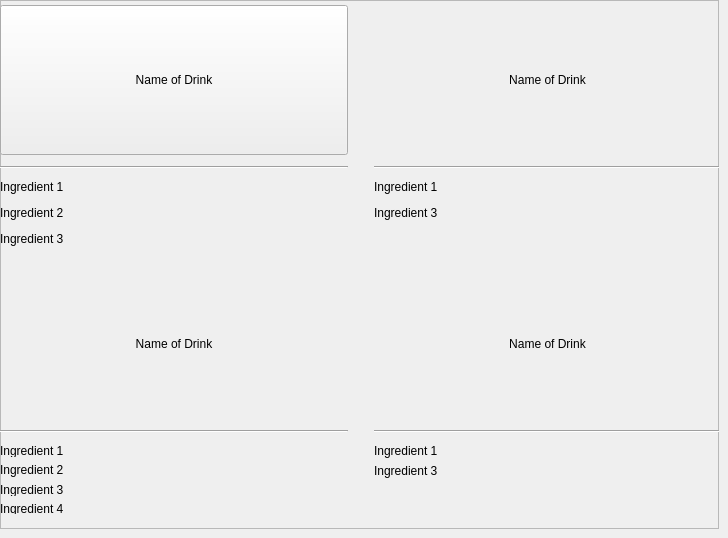
     <widget class="QWidget" name="page_4">
      <widget class="QFrame" name="frame">
       <property name="geometry">
        <rect>
         <x>0</x>
         <y>0</y>
         <width>719</width>
         <height>529</height>
        </rect>
       </property>
       <property name="frameShape">
        <enum>QFrame::StyledPanel</enum>
       </property>
       <property name="frameShadow">
        <enum>QFrame::Raised</enum>
       </property>
       <widget class="QWidget" name="gridLayoutWidget_4">
        <property name="geometry">
         <rect>
          <x>0</x>
          <y>0</y>
          <width>721</width>
          <height>531</height>
         </rect>
        </property>
        <layout class="QGridLayout" name="gridLayout_menu">
         <property name="sizeConstraint">
          <enum>QLayout::SetDefaultConstraint</enum>
         </property>
         <item row="1" column="2">
          <layout class="QVBoxLayout" name="verticalLayout_menuRecipe_12">
           <item>
            <widget class="QPushButton" name="pushButton">
             <property name="sizePolicy">
              <sizepolicy hsizetype="MinimumExpanding" vsizetype="Fixed">
               <horstretch>0</horstretch>
               <verstretch>0</verstretch>
              </sizepolicy>
             </property>
             <property name="minimumSize">
              <size>
               <width>0</width>
               <height>150</height>
              </size>
             </property>
             <property name="text">
              <string>Name of Drink</string>
             </property>
             <property name="flat">
              <bool>true</bool>
             </property>
            </widget>
           </item>
           <item>
            <widget class="Line" name="line_menuRecipe_12">
             <property name="orientation">
              <enum>Qt::Horizontal</enum>
             </property>
            </widget>
           </item>
           <item>
            <widget class="QWidget" name="widget_5" native="true">
             <property name="sizePolicy">
              <sizepolicy hsizetype="Preferred" vsizetype="Fixed">
               <horstretch>0</horstretch>
               <verstretch>0</verstretch>
              </sizepolicy>
             </property>
             <property name="minimumSize">
              <size>
               <width>0</width>
               <height>70</height>
              </size>
             </property>
             <widget class="QWidget" name="verticalLayoutWidget_7">
              <property name="geometry">
               <rect>
                <x>0</x>
                <y>0</y>
                <width>342</width>
                <height>71</height>
               </rect>
              </property>
              <layout class="QVBoxLayout" name="verticalLayout_ing_6">
               <property name="sizeConstraint">
                <enum>QLayout::SetMinAndMaxSize</enum>
               </property>
               <item>
                <widget class="QLabel" name="label_recipeIng1_5">
                 <property name="sizePolicy">
                  <sizepolicy hsizetype="Preferred" vsizetype="Fixed">
                   <horstretch>0</horstretch>
                   <verstretch>0</verstretch>
                  </sizepolicy>
                 </property>
                 <property name="minimumSize">
                  <size>
                   <width>0</width>
                   <height>13</height>
                  </size>
                 </property>
                 <property name="text">
                  <string>Ingredient 1</string>
                 </property>
                </widget>
               </item>
               <item>
                <widget class="QLabel" name="label_recipeIngDynamicLater2_5">
                 <property name="sizePolicy">
                  <sizepolicy hsizetype="Preferred" vsizetype="Fixed">
                   <horstretch>0</horstretch>
                   <verstretch>0</verstretch>
                  </sizepolicy>
                 </property>
                 <property name="minimumSize">
                  <size>
                   <width>0</width>
                   <height>13</height>
                  </size>
                 </property>
                 <property name="text">
                  <string>Ingredient 3</string>
                 </property>
                </widget>
               </item>
              </layout>
             </widget>
            </widget>
           </item>
          </layout>
         </item>
         <item row="0" column="0">
          <layout class="QVBoxLayout" name="verticalLayout_menuRecipe">
           <item>
            <widget class="QPushButton" name="pushButton_3">
             <property name="sizePolicy">
              <sizepolicy hsizetype="MinimumExpanding" vsizetype="Fixed">
               <horstretch>0</horstretch>
               <verstretch>0</verstretch>
              </sizepolicy>
             </property>
             <property name="minimumSize">
              <size>
               <width>0</width>
               <height>150</height>
              </size>
             </property>
             <property name="text">
              <string>Name of Drink</string>
             </property>
             <property name="flat">
              <bool>false</bool>
             </property>
            </widget>
           </item>
           <item>
            <widget class="Line" name="line_menuRecipe">
             <property name="orientation">
              <enum>Qt::Horizontal</enum>
             </property>
            </widget>
           </item>
           <item>
            <widget class="QLabel" name="label">
             <property name="sizePolicy">
              <sizepolicy hsizetype="Preferred" vsizetype="Maximum">
               <horstretch>0</horstretch>
               <verstretch>0</verstretch>
              </sizepolicy>
             </property>
             <property name="minimumSize">
              <size>
               <width>0</width>
               <height>70</height>
              </size>
             </property>
             <property name="maximumSize">
              <size>
               <width>16777214</width>
               <height>70</height>
              </size>
             </property>
             <property name="text">
              <string>&lt;html&gt;&lt;head/&gt;&lt;body&gt;&lt;p&gt;Ingredient 1&lt;/p&gt;&lt;p&gt;Ingredient 2&lt;/p&gt;&lt;p&gt;Ingredient 3&lt;/p&gt;&lt;/body&gt;&lt;/html&gt;</string>
             </property>
             <property name="alignment">
              <set>Qt::AlignLeading|Qt::AlignLeft|Qt::AlignTop</set>
             </property>
             <property name="margin">
              <number>5</number>
             </property>
            </widget>
           </item>
          </layout>
         </item>
         <item row="1" column="0">
          <layout class="QVBoxLayout" name="verticalLayout_menuRecipe_11">
           <item>
            <widget class="QPushButton" name="pushButton_2">
             <property name="sizePolicy">
              <sizepolicy hsizetype="MinimumExpanding" vsizetype="Fixed">
               <horstretch>0</horstretch>
               <verstretch>0</verstretch>
              </sizepolicy>
             </property>
             <property name="minimumSize">
              <size>
               <width>0</width>
               <height>150</height>
              </size>
             </property>
             <property name="text">
              <string>Name of Drink</string>
             </property>
             <property name="default">
              <bool>false</bool>
             </property>
             <property name="flat">
              <bool>true</bool>
             </property>
            </widget>
           </item>
           <item>
            <widget class="Line" name="line_menuRecipe_11">
             <property name="orientation">
              <enum>Qt::Horizontal</enum>
             </property>
            </widget>
           </item>
           <item>
            <widget class="QWidget" name="widget_8" native="true">
             <property name="sizePolicy">
              <sizepolicy hsizetype="Preferred" vsizetype="Fixed">
               <horstretch>0</horstretch>
               <verstretch>0</verstretch>
              </sizepolicy>
             </property>
             <property name="minimumSize">
              <size>
               <width>0</width>
               <height>70</height>
              </size>
             </property>
             <widget class="QWidget" name="verticalLayoutWidget_10">
              <property name="geometry">
               <rect>
                <x>0</x>
                <y>0</y>
                <width>342</width>
                <height>72</height>
               </rect>
              </property>
              <layout class="QVBoxLayout" name="verticalLayout_ing_9">
               <property name="sizeConstraint">
                <enum>QLayout::SetMinAndMaxSize</enum>
               </property>
               <item>
                <widget class="QLabel" name="label_recipeIng1_8">
                 <property name="sizePolicy">
                  <sizepolicy hsizetype="Preferred" vsizetype="Fixed">
                   <horstretch>0</horstretch>
                   <verstretch>0</verstretch>
                  </sizepolicy>
                 </property>
                 <property name="minimumSize">
                  <size>
                   <width>0</width>
                   <height>13</height>
                  </size>
                 </property>
                 <property name="text">
                  <string>Ingredient 1</string>
                 </property>
                </widget>
               </item>
               <item>
                <widget class="QLabel" name="label_recipeIngDynamicLater_8">
                 <property name="sizePolicy">
                  <sizepolicy hsizetype="Preferred" vsizetype="Fixed">
                   <horstretch>0</horstretch>
                   <verstretch>0</verstretch>
                  </sizepolicy>
                 </property>
                 <property name="minimumSize">
                  <size>
                   <width>0</width>
                   <height>13</height>
                  </size>
                 </property>
                 <property name="text">
                  <string>Ingredient 2</string>
                 </property>
                </widget>
               </item>
               <item>
                <widget class="QLabel" name="label_recipeIngDynamicLater2_8">
                 <property name="sizePolicy">
                  <sizepolicy hsizetype="Preferred" vsizetype="Fixed">
                   <horstretch>0</horstretch>
                   <verstretch>0</verstretch>
                  </sizepolicy>
                 </property>
                 <property name="minimumSize">
                  <size>
                   <width>0</width>
                   <height>13</height>
                  </size>
                 </property>
                 <property name="text">
                  <string>Ingredient 3</string>
                 </property>
                </widget>
               </item>
               <item>
                <widget class="QLabel" name="label_recipeIngDynamicLater2_7">
                 <property name="sizePolicy">
                  <sizepolicy hsizetype="Preferred" vsizetype="Fixed">
                   <horstretch>0</horstretch>
                   <verstretch>0</verstretch>
                  </sizepolicy>
                 </property>
                 <property name="minimumSize">
                  <size>
                   <width>0</width>
                   <height>13</height>
                  </size>
                 </property>
                 <property name="text">
                  <string>Ingredient 4</string>
                 </property>
                </widget>
               </item>
              </layout>
             </widget>
            </widget>
           </item>
          </layout>
         </item>
         <item row="0" column="1">
          <spacer name="verticalSpacer_2">
           <property name="orientation">
            <enum>Qt::Vertical</enum>
           </property>
           <property name="sizeHint" stdset="0">
            <size>
             <width>20</width>
             <height>40</height>
            </size>
           </property>
          </spacer>
         </item>
         <item row="1" column="1">
          <spacer name="verticalSpacer_3">
           <property name="orientation">
            <enum>Qt::Vertical</enum>
           </property>
           <property name="sizeHint" stdset="0">
            <size>
             <width>20</width>
             <height>40</height>
            </size>
           </property>
          </spacer>
         </item>
         <item row="0" column="2">
          <layout class="QVBoxLayout" name="verticalLayout_menuRecipe_10">
           <item>
            <widget class="QPushButton" name="pushButton_4">
             <property name="sizePolicy">
              <sizepolicy hsizetype="MinimumExpanding" vsizetype="Fixed">
               <horstretch>0</horstretch>
               <verstretch>0</verstretch>
              </sizepolicy>
             </property>
             <property name="minimumSize">
              <size>
               <width>0</width>
               <height>150</height>
              </size>
             </property>
             <property name="text">
              <string>Name of Drink</string>
             </property>
             <property name="flat">
              <bool>true</bool>
             </property>
            </widget>
           </item>
           <item>
            <widget class="Line" name="line_menuRecipe_10">
             <property name="orientation">
              <enum>Qt::Horizontal</enum>
             </property>
            </widget>
           </item>
           <item>
            <widget class="QLabel" name="label_recipeIng1_6">
             <property name="sizePolicy">
              <sizepolicy hsizetype="Preferred" vsizetype="Fixed">
               <horstretch>0</horstretch>
               <verstretch>0</verstretch>
              </sizepolicy>
             </property>
             <property name="minimumSize">
              <size>
               <width>0</width>
               <height>70</height>
              </size>
             </property>
             <property name="text">
              <string>&lt;html&gt;&lt;head/&gt;&lt;body&gt;&lt;p&gt;Ingredient 1&lt;/p&gt;&lt;p&gt;Ingredient 3&lt;/p&gt;&lt;/body&gt;&lt;/html&gt;</string>
             </property>
             <property name="alignment">
              <set>Qt::AlignLeading|Qt::AlignLeft|Qt::AlignTop</set>
             </property>
             <property name="margin">
              <number>2</number>
             </property>
            </widget>
           </item>
          </layout>
         </item>
         <item row="2" column="1">
          <spacer name="verticalSpacer">
           <property name="orientation">
            <enum>Qt::Vertical</enum>
           </property>
           <property name="sizeType">
            <enum>QSizePolicy::Fixed</enum>
           </property>
           <property name="sizeHint" stdset="0">
            <size>
             <width>0</width>
             <height>10</height>
            </size>
           </property>
          </spacer>
         </item>
        </layout>
       </widget>
      </widget>
     </widget>
